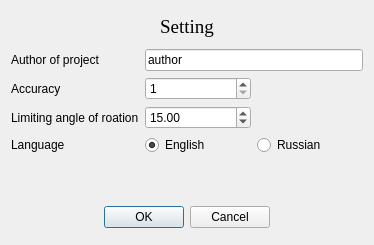
<?xml version="1.0" encoding="UTF-8"?>
<ui version="4.0">
 <class>SettingDialog</class>
 <widget class="QDialog" name="SettingDialog">
  <property name="geometry">
   <rect>
    <x>0</x>
    <y>0</y>
    <width>374</width>
    <height>245</height>
   </rect>
  </property>
  <property name="sizePolicy">
   <sizepolicy hsizetype="Preferred" vsizetype="Fixed">
    <horstretch>0</horstretch>
    <verstretch>0</verstretch>
   </sizepolicy>
  </property>
  <property name="windowTitle">
   <string>Dialog</string>
  </property>
  <layout class="QVBoxLayout" name="verticalLayout">
   <item>
    <widget class="QLabel" name="label">
     <property name="sizePolicy">
      <sizepolicy hsizetype="Preferred" vsizetype="Fixed">
       <horstretch>0</horstretch>
       <verstretch>0</verstretch>
      </sizepolicy>
     </property>
     <property name="font">
      <font>
       <family>Times New Roman</family>
       <pointsize>14</pointsize>
      </font>
     </property>
     <property name="text">
      <string>Setting</string>
     </property>
     <property name="alignment">
      <set>Qt::AlignCenter</set>
     </property>
    </widget>
   </item>
   <item>
    <layout class="QGridLayout" name="gridLayout">
     <property name="sizeConstraint">
      <enum>QLayout::SetDefaultConstraint</enum>
     </property>
     <item row="0" column="0">
      <widget class="QLabel" name="label_3">
       <property name="text">
        <string>Author of project</string>
       </property>
      </widget>
     </item>
     <item row="0" column="1" colspan="2">
      <widget class="QLineEdit" name="le_author">
       <property name="text">
        <string>author</string>
       </property>
      </widget>
     </item>
     <item row="1" column="0">
      <widget class="QLabel" name="label_4">
       <property name="text">
        <string>Accuracy</string>
       </property>
      </widget>
     </item>
     <item row="1" column="1">
      <widget class="QSpinBox" name="sb_acc">
       <property name="minimum">
        <number>1</number>
       </property>
       <property name="maximum">
        <number>4</number>
       </property>
       <property name="value">
        <number>1</number>
       </property>
      </widget>
     </item>
     <item row="2" column="0">
      <widget class="QLabel" name="label_5">
       <property name="text">
        <string>Limiting angle of roation</string>
       </property>
      </widget>
     </item>
     <item row="2" column="1">
      <widget class="QDoubleSpinBox" name="sb_angle">
       <property name="decimals">
        <number>2</number>
       </property>
       <property name="maximum">
        <double>180.000000000000000</double>
       </property>
       <property name="value">
        <double>15.000000000000000</double>
       </property>
      </widget>
     </item>
     <item row="3" column="0">
      <widget class="QLabel" name="label_2">
       <property name="text">
        <string>Language</string>
       </property>
      </widget>
     </item>
     <item row="3" column="1">
      <widget class="QRadioButton" name="rb_en">
       <property name="text">
        <string>English</string>
       </property>
       <property name="checked">
        <bool>true</bool>
       </property>
      </widget>
     </item>
     <item row="3" column="2">
      <widget class="QRadioButton" name="rb_ru">
       <property name="text">
        <string>Russian</string>
       </property>
      </widget>
     </item>
    </layout>
   </item>
   <item>
    <spacer name="verticalSpacer">
     <property name="orientation">
      <enum>Qt::Vertical</enum>
     </property>
     <property name="sizeType">
      <enum>QSizePolicy::Maximum</enum>
     </property>
     <property name="sizeHint" stdset="0">
      <size>
       <width>20</width>
       <height>40</height>
      </size>
     </property>
    </spacer>
   </item>
   <item>
    <widget class="QDialogButtonBox" name="buttonBox">
     <property name="orientation">
      <enum>Qt::Horizontal</enum>
     </property>
     <property name="standardButtons">
      <set>QDialogButtonBox::Cancel|QDialogButtonBox::Ok</set>
     </property>
     <property name="centerButtons">
      <bool>true</bool>
     </property>
    </widget>
   </item>
  </layout>
  <zorder>buttonBox</zorder>
  <zorder>label</zorder>
  <zorder>verticalSpacer</zorder>
 </widget>
 <resources/>
 <connections>
  <connection>
   <sender>buttonBox</sender>
   <signal>accepted()</signal>
   <receiver>SettingDialog</receiver>
   <slot>accept()</slot>
   <hints>
    <hint type="sourcelabel">
     <x>248</x>
     <y>254</y>
    </hint>
    <hint type="destinationlabel">
     <x>157</x>
     <y>274</y>
    </hint>
   </hints>
  </connection>
  <connection>
   <sender>buttonBox</sender>
   <signal>rejected()</signal>
   <receiver>SettingDialog</receiver>
   <slot>reject()</slot>
   <hints>
    <hint type="sourcelabel">
     <x>316</x>
     <y>260</y>
    </hint>
    <hint type="destinationlabel">
     <x>286</x>
     <y>274</y>
    </hint>
   </hints>
  </connection>
 </connections>
</ui>
